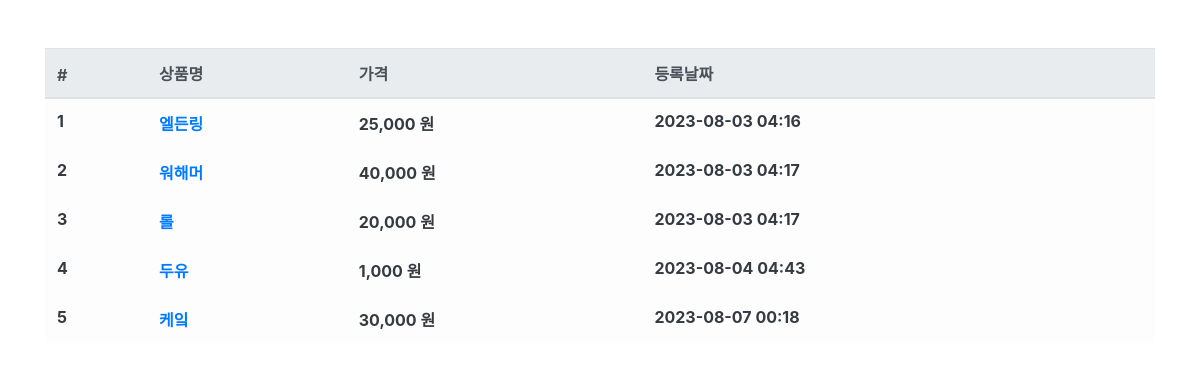
The app's page /product/ with its own data.
### product/models.py (models this page shows, shortened)
class Product(models.Model):
    name=models.CharField(max_length=256, verbose_name='상품명')
    price=models.IntegerField(verbose_name='상품가격') # IntegerField:정수만 가져옴
    description = models.TextField(verbose_name='상품 설명')
    stock=models.IntegerField(verbose_name='재고')
    register_date=models.DateTimeField(auto_now_add=True, verbose_name='등록날짜')
    class Meta:
        db_table='bootcampus_product'
        verbose_name='상품'
        verbose_name_plural = '상품들'

### product/views.py (the view)
# urls.py: path('product/', ProductList.as_view()),
class ProductList(ListView):
    model=Product
    context_object_name='product_list'
    template_name='product.html'

### product/templates/product.html (shortened to what this page needs)
{% extends 'base.html' %}
{% load humanize %}
{% block contents %}
<div class="row mt-5">
    <div class="col-12">
        <table class="table table-light">
            <thead class="thead-light">
                <tr>
                    <th scope="col">#</th>
                    <th scope="col">상품명</th>
                    <th scope="col">가격</th>
                    <th scope="col">등록날짜</th>
                </tr>
                </thead>
                <tbody class="text-dark">
                {% for product in product_list %}
                <tr>
                    <th scope="row">{{ product.id }}</th>
                    <th><a id="product-{{product.id}}" onmouseenter="product_detail({{product.id}});"
                        onmouseleave="product_leave({{product.id}});" href="/product/{{ product.id }}">{{ product.name }}</a></th>
                    <th>{{ product.price|intcomma}} 원</th>
                    <th>{{ product.register_date|date:'Y-m-d H:i'}}</th>
                </tr>
                {% endfor %}
                </tbody>
            </table>
    </div>
</div>
{% endblock %}

### records on screen
Product: id "1", name "엘든링", price "25,000", register_date "2023-08-03 04:16"
Product: id "2", name "워해머", price "40,000", register_date "2023-08-03 04:17"
Product: id "3", name "롤", price "20,000", register_date "2023-08-03 04:17"
Product: id "4", name "두유", price "1,000", register_date "2023-08-04 04:43"
Product: id "5", name "케잌", price "30,000", register_date "2023-08-07 00:18"
